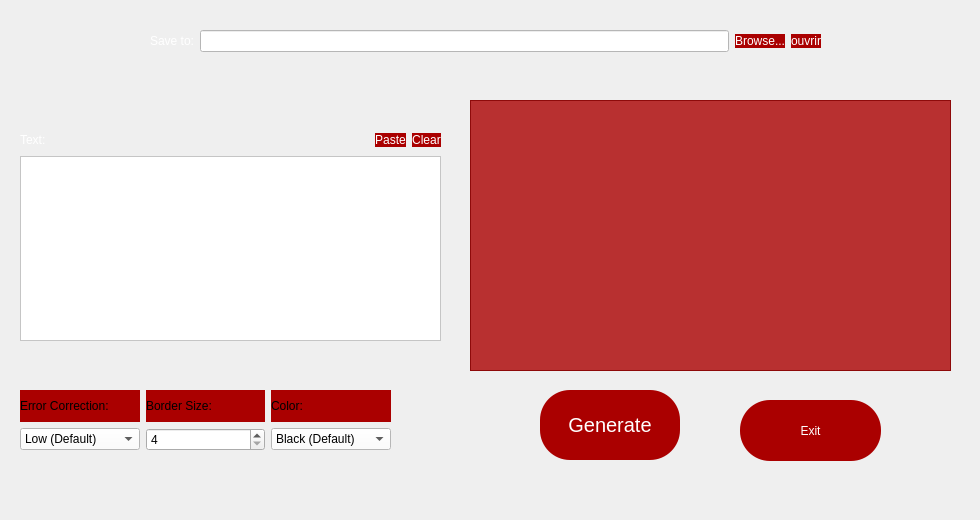
     <widget class="QWidget" name="tab">
      <attribute name="title">
       <string>Gene Qrcode</string>
      </attribute>
      <widget class="QLabel" name="label_16">
       <property name="geometry">
        <rect>
         <x>0</x>
         <y>-10</y>
         <width>971</width>
         <height>511</height>
        </rect>
       </property>
       <property name="styleSheet">
        <string notr="true">background-image: url(:/img/rs/ajoutempback.jpg);</string>
       </property>
       <property name="text">
        <string/>
       </property>
      </widget>
      <widget class="QTableView" name="tableView_2">
       <property name="geometry">
        <rect>
         <x>470</x>
         <y>100</y>
         <width>481</width>
         <height>271</height>
        </rect>
       </property>
       <property name="styleSheet">
        <string notr="true">background-color: rgb(170, 0, 0,80%);
font: 10pt &quot;MS Shell Dlg 2&quot;;
</string>
       </property>
      </widget>
      <widget class="QWidget" name="gridLayoutWidget">
       <property name="geometry">
        <rect>
         <x>20</x>
         <y>390</y>
         <width>371</width>
         <height>61</height>
        </rect>
       </property>
       <layout class="QGridLayout" name="customizeLayout">
        <item row="3" column="2">
         <widget class="QComboBox" name="comboBox_color">
          <property name="styleSheet">
           <string notr="true">font: 10pt &quot;MS Shell Dlg 2&quot;;
background-color: rgb(255, 255, 255);</string>
          </property>
          <item>
           <property name="text">
            <string>Black (Default)</string>
           </property>
          </item>
          <item>
           <property name="text">
            <string>Red</string>
           </property>
          </item>
          <item>
           <property name="text">
            <string>Pink</string>
           </property>
          </item>
          <item>
           <property name="text">
            <string>Purple</string>
           </property>
          </item>
          <item>
           <property name="text">
            <string>Deep Purple</string>
           </property>
          </item>
          <item>
           <property name="text">
            <string>Indigo</string>
           </property>
          </item>
          <item>
           <property name="text">
            <string>Blue</string>
           </property>
          </item>
          <item>
           <property name="text">
            <string>Cyan</string>
           </property>
          </item>
          <item>
           <property name="text">
            <string>Teal</string>
           </property>
          </item>
          <item>
           <property name="text">
            <string>Green</string>
           </property>
          </item>
          <item>
           <property name="text">
            <string>Orange</string>
           </property>
          </item>
          <item>
           <property name="text">
            <string>Deep Orange</string>
           </property>
          </item>
          <item>
           <property name="text">
            <string>Brown</string>
           </property>
          </item>
          <item>
           <property name="text">
            <string>Grey</string>
           </property>
          </item>
         </widget>
        </item>
        <item row="1" column="0">
         <widget class="QLabel" name="label_errorCor">
          <property name="styleSheet">
           <string notr="true">background-color: rgb(170, 0, 0);
font: 10pt &quot;MS Shell Dlg 2&quot;;</string>
          </property>
          <property name="text">
           <string>Error Correction:</string>
          </property>
          <property name="buddy">
           <cstring>comboBox_errorlvl</cstring>
          </property>
         </widget>
        </item>
        <item row="3" column="0">
         <widget class="QComboBox" name="comboBox_errorlvl">
          <property name="styleSheet">
           <string notr="true">background-color: rgb(255, 255, 255);
font: 10pt &quot;MS Shell Dlg 2&quot;;</string>
          </property>
          <item>
           <property name="text">
            <string>Low (Default)</string>
           </property>
          </item>
         </widget>
        </item>
        <item row="3" column="1">
         <widget class="QSpinBox" name="spinBox_borderSize">
          <property name="styleSheet">
           <string notr="true">font: 10pt &quot;MS Shell Dlg 2&quot;;</string>
          </property>
          <property name="minimum">
           <number>4</number>
          </property>
          <property name="maximum">
           <number>40</number>
          </property>
          <property name="value">
           <number>4</number>
          </property>
         </widget>
        </item>
        <item row="1" column="2">
         <widget class="QLabel" name="label_color">
          <property name="styleSheet">
           <string notr="true">background-color: rgb(170, 0, 0);
font: 10pt &quot;MS Shell Dlg 2&quot;;</string>
          </property>
          <property name="text">
           <string>Color:</string>
          </property>
          <property name="buddy">
           <cstring>comboBox_color</cstring>
          </property>
         </widget>
        </item>
        <item row="1" column="1">
         <widget class="QLabel" name="label_borderSize">
          <property name="styleSheet">
           <string notr="true">background-color: rgb(170, 0, 0);
font: 10pt &quot;MS Shell Dlg 2&quot;;</string>
          </property>
          <property name="text">
           <string>Border Size:</string>
          </property>
          <property name="buddy">
           <cstring>spinBox_borderSize</cstring>
          </property>
         </widget>
        </item>
       </layout>
      </widget>
      <widget class="QPushButton" name="generateButton">
       <property name="enabled">
        <bool>false</bool>
       </property>
       <property name="geometry">
        <rect>
         <x>540</x>
         <y>390</y>
         <width>140</width>
         <height>70</height>
        </rect>
       </property>
       <property name="font">
        <font>
         <family>MS Shell Dlg 2</family>
         <pointsize>15</pointsize>
         <weight>50</weight>
         <italic>false</italic>
         <bold>false</bold>
        </font>
       </property>
       <property name="toolTip">
        <string>Generate Button</string>
       </property>
       <property name="whatsThis">
        <string/>
       </property>
       <property name="styleSheet">
        <string notr="true">font: 15pt &quot;MS Shell Dlg 2&quot;;
color: rgb(255, 255, 255);
background-color: rgb(170, 0, 0);
border-radius: 30px;</string>
       </property>
       <property name="text">
        <string>Generate</string>
       </property>
       <property name="default">
        <bool>true</bool>
       </property>
      </widget>
      <widget class="QWidget" name="horizontalLayoutWidget">
       <property name="geometry">
        <rect>
         <x>150</x>
         <y>20</y>
         <width>671</width>
         <height>42</height>
        </rect>
       </property>
       <layout class="QHBoxLayout" name="directoryLayout">
        <item>
         <widget class="QLabel" name="label_saveto">
          <property name="styleSheet">
           <string notr="true">color: rgb(255, 255, 255);
font: 14pt &quot;MS Shell Dlg 2&quot;;</string>
          </property>
          <property name="text">
           <string>Save to:</string>
          </property>
         </widget>
        </item>
        <item>
         <widget class="QLineEdit" name="lineEdit_fileDirectory">
          <property name="styleSheet">
           <string notr="true">background-color: rgb(255, 255, 255);
font: 8pt &quot;MS Shell Dlg 2&quot;;</string>
          </property>
         </widget>
        </item>
        <item>
         <widget class="QPushButton" name="browseButton">
          <property name="styleSheet">
           <string notr="true">font: 14pt &quot;MS Shell Dlg 2&quot;;
color: rgb(255, 255, 255);
background-color: rgb(170, 0, 0);
border-radius: 30px;</string>
          </property>
          <property name="text">
           <string>Browse...</string>
          </property>
         </widget>
        </item>
        <item>
         <widget class="QPushButton" name="pushButton_5">
          <property name="styleSheet">
           <string notr="true">font: 14pt &quot;MS Shell Dlg 2&quot;;
color: rgb(255, 255, 255);
background-color: rgb(170, 0, 0);
border-radius: 30px;background-color: rgb(170, 0, 0);</string>
          </property>
          <property name="text">
           <string>ouvrir</string>
          </property>
         </widget>
        </item>
       </layout>
      </widget>
      <widget class="QPushButton" name="exitButton">
       <property name="geometry">
        <rect>
         <x>740</x>
         <y>400</y>
         <width>141</width>
         <height>61</height>
        </rect>
       </property>
       <property name="styleSheet">
        <string notr="true">font: 15pt &quot;MS Shell Dlg 2&quot;;
color: rgb(255, 255, 255);
background-color: rgb(170, 0, 0);
border-radius: 30px;</string>
       </property>
       <property name="text">
        <string>Exit</string>
       </property>
      </widget>
      <widget class="QWidget" name="verticalLayoutWidget">
       <property name="geometry">
        <rect>
         <x>20</x>
         <y>130</y>
         <width>421</width>
         <height>211</height>
        </rect>
       </property>
       <layout class="QVBoxLayout" name="inputLayout">
        <item>
         <layout class="QHBoxLayout" name="textLayout">
          <item>
           <widget class="QLabel" name="label_text">
            <property name="styleSheet">
             <string notr="true">color: rgb(255, 255, 255);
font: 10pt &quot;MS Shell Dlg 2&quot;;</string>
            </property>
            <property name="text">
             <string>Text:</string>
            </property>
            <property name="buddy">
             <cstring>userTextInput</cstring>
            </property>
           </widget>
          </item>
          <item>
           <spacer name="horizontalSpacer">
            <property name="orientation">
             <enum>Qt::Horizontal</enum>
            </property>
            <property name="sizeHint" stdset="0">
             <size>
              <width>40</width>
              <height>20</height>
             </size>
            </property>
           </spacer>
          </item>
          <item>
           <widget class="QPushButton" name="pasteButton">
            <property name="styleSheet">
             <string notr="true">font: 10pt &quot;MS Shell Dlg 2&quot;;
color: rgb(255, 255, 255);
background-color: rgb(170, 0, 0);
border-radius: 30px;</string>
            </property>
            <property name="text">
             <string>Paste</string>
            </property>
           </widget>
          </item>
          <item>
           <widget class="QPushButton" name="clearButton">
            <property name="enabled">
             <bool>false</bool>
            </property>
            <property name="styleSheet">
             <string notr="true">font: 10pt &quot;MS Shell Dlg 2&quot;;
color: rgb(255, 255, 255);
background-color: rgb(170, 0, 0);
border-radius: 30px;</string>
            </property>
            <property name="text">
             <string>Clear</string>
            </property>
           </widget>
          </item>
         </layout>
        </item>
        <item>
         <widget class="QPlainTextEdit" name="userTextInput">
          <property name="styleSheet">
           <string notr="true">background-color: rgb(255, 255, 255);
font: 16pt &quot;MS Shell Dlg 2&quot;;</string>
          </property>
          <property name="plainText">
           <string/>
          </property>
          <property name="placeholderText">
           <string>Enter your text to be put into the QR Code...</string>
          </property>
         </widget>
        </item>
       </layout>
      </widget>
     </widget>
